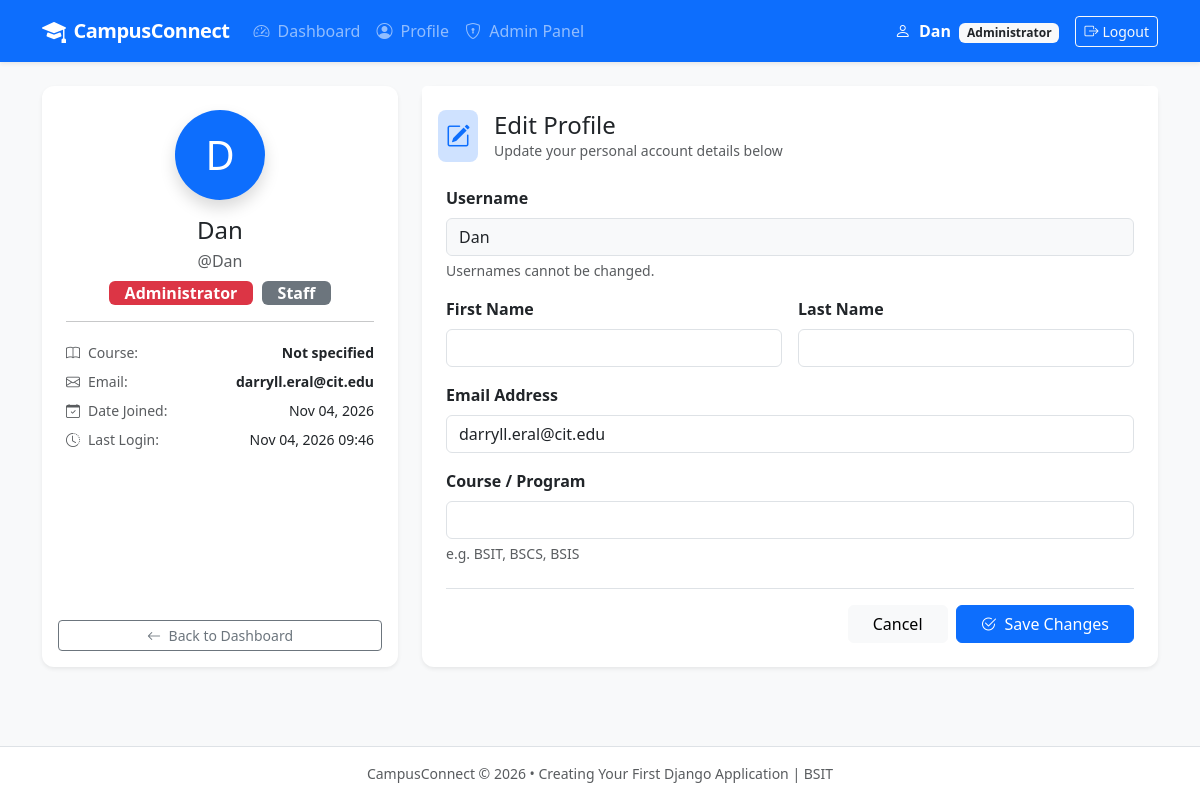
Before: /accounts/profile/ (signed in) with the older database file.
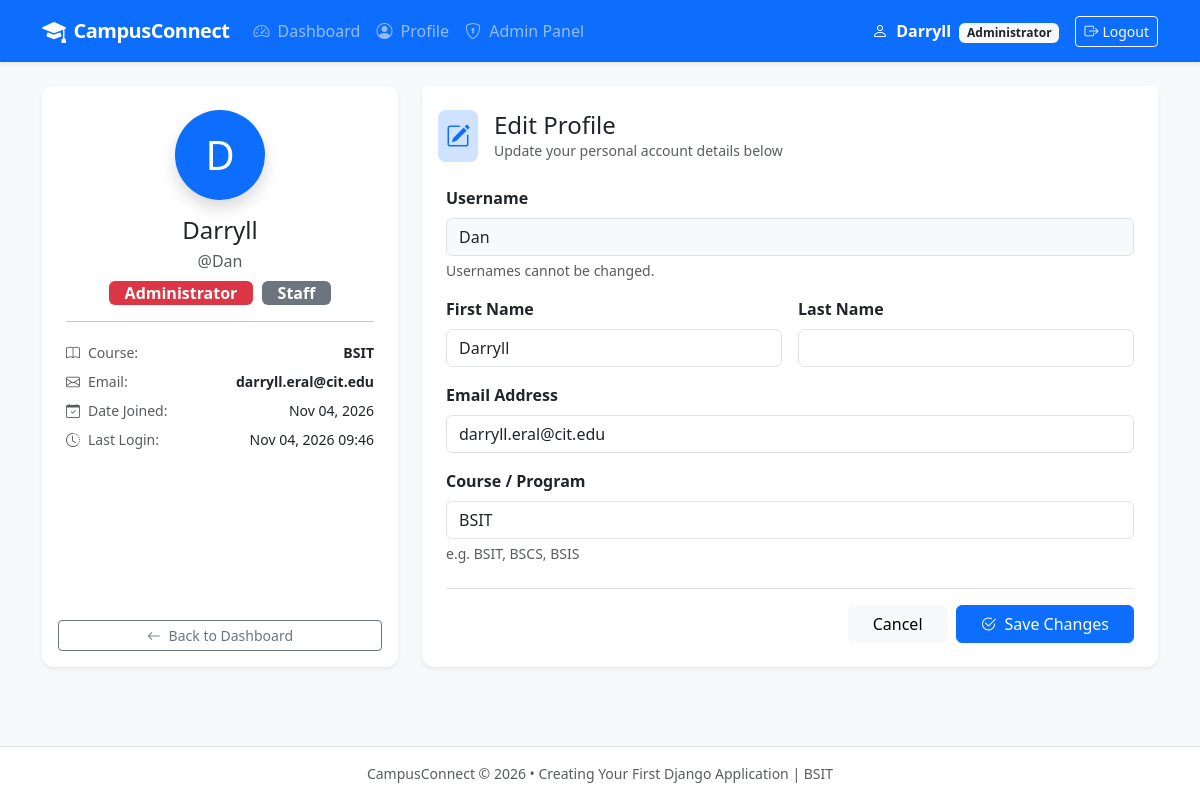
After: the same page with the newer database file.
### accounts/models.py (models this page shows, shortened)
class CustomUser(AbstractUser):
    class Role(models.TextChoices):
        STUDENT = "student", "Student"
        INSTRUCTOR = "INSTRUCTOR", "Instructor"
        ADMIN = "admin", "Administrator"
    role = models.CharField(max_length=10, choices=Role.choices, default=Role.STUDENT)
    course = models.CharField(max_length=100, blank=True, null=True)

### accounts/views.py (the view)
# urls.py: path("profile/", ProfileUpdateView.as_view(), name="profile"),
class ProfileUpdateView(LoginRequiredMixin, SuccessMessageMixin, UpdateView):
    model = CustomUser
    form_class = ProfileUpdateForm
    template_name = "accounts/profile.html"
    success_url = reverse_lazy("profile")
    success_message = "Your profile has been updated successfully!"
    def get_object(self, queryset=None):
        return self.request.user

### accounts/forms.py (shortened to what this page needs)
class ProfileUpdateForm(forms.ModelForm):
    class Meta:
        model = CustomUser
        fields = ("first_name", "last_name", "email", "course")

### templates/accounts/profile.html (shortened to what this page needs)
{% extends "base.html" %}
{% block content %}
<div class="row g-4">
    <div class="col-lg-4">
        <div class="card shadow-sm border-0 h-100">
            <div class="card-body text-center p-4">
                <div class="rounded-circle bg-primary text-white d-inline-flex align-items-center justify-content-center mb-3 shadow" style="width: 90px; height: 90px; font-size: 2.5rem;">
                    {{ user.first_name|first|default:user.username|first|upper }}
                </div>
                <h4 class="card-title mb-1">{{ user.get_full_name|default:user.username }}</h4>
                <p class="text-muted mb-2">@{{ user.username }}</p>
                <div class="mb-3">
                    {% if user.role == 'admin' %}
                        <span class="badge bg-danger fs-6 px-3 py-1">Administrator</span>
                    {% elif user.role == 'INSTRUCTOR' %}
                        <span class="badge bg-warning text-dark fs-6 px-3 py-1">Instructor</span>
                    {% else %}
                        <span class="badge bg-info text-dark fs-6 px-3 py-1">Student</span>
                    {% endif %}
                    {% if user.is_staff %}
                        <span class="badge bg-secondary fs-6 px-3 py-1 ms-1">Staff</span>
                    {% endif %}
                </div>
                <hr class="my-3">
                <div class="text-start small">
                    <div class="d-flex justify-content-between py-1">
                        <span class="text-muted"><i class="bi bi-book me-2"></i>Course:</span>
                        <strong class="text-end">{{ user.course|default:"Not specified" }}</strong>
                    </div>
                    <div class="d-flex justify-content-between py-1">
                        <span class="text-muted"><i class="bi bi-envelope me-2"></i>Email:</span>
                        <strong class="text-end text-truncate ms-2" style="max-width: 180px;">{{ user.email|default:"Not set" }}</strong>
                    </div>
                    <div class="d-flex justify-content-between py-1">
                        <span class="text-muted"><i class="bi bi-calendar-check me-2"></i>Date Joined:</span>
                        <span>{{ user.date_joined|date:"M d, Y" }}</span>
                    </div>
                    <div class="d-flex justify-content-between py-1">
                        <span class="text-muted"><i class="bi bi-clock-history me-2"></i>Last Login:</span>
                        <span>{{ user.last_login|date:"M d, Y H:i"|default:"Never" }}</span>
                    </div>
                </div>
            </div>
            <div class="card-footer bg-transparent border-0 text-center pb-3">
                <a href="{% url 'dashboard' %}" class="btn btn-outline-secondary btn-sm w-100">
                    <i class="bi bi-arrow-left me-1"></i> Back to Dashboard
                </a>
            </div>
        </div>
    </div>
    <div class="col-lg-8">
        <div class="card shadow-sm border-0">
            <div class="card-header bg-white border-0 pt-4 pb-0">
                <div class="d-flex align-items-center">
                    <div class="p-2 bg-primary-subtle text-primary rounded-3 me-3">
                        <i class="bi bi-pencil-square fs-4"></i>
                    </div>
                    <div>
                        <h4 class="card-title mb-0">Edit Profile</h4>
                        <p class="text-muted small mb-0">Update your personal account details below</p>
                    </div>
                </div>
            </div>
            <div class="card-body p-4">
                <form method="post" novalidate>
                    <div class="row g-3">
                        <div class="col-12">
                            <label class="form-label fw-semibold">Username</label>
                            <input type="text" class="form-control bg-light" value="{{ user.username }}" readonly disabled>
                            <div class="form-text">Usernames cannot be changed.</div>
                        </div>
                        <div class="col-md-6">
                            <label for="{{ form.first_name.id_for_label }}" class="form-label fw-semibold">First Name</label>
                            {{ form.first_name }}
                        </div>
                        <div class="col-md-6">
                            <label for="{{ form.last_name.id_for_label }}" class="form-label fw-semibold">Last Name</label>
                            {{ form.last_name }}
                        </div>
                        <div class="col-12">
                            <label for="{{ form.email.id_for_label }}" class="form-label fw-semibold">Email Address</label>
                            {{ form.email }}
                        </div>
                        <div class="col-12">
                            <label for="{{ form.course.id_for_label }}" class="form-label fw-semibold">Course / Program</label>
                            {{ form.course }}
                            <div class="form-text">e.g. BSIT, BSCS, BSIS</div>
                        </div>
                    </div>
                    <div class="d-flex gap-2 justify-content-end mt-4 pt-3 border-top">
                        <a href="{% url 'dashboard' %}" class="btn btn-light px-4">Cancel</a>
                        <button type="submit" class="btn btn-primary px-4 d-flex align-items-center gap-2">
                            <i class="bi bi-check2-circle"></i> Save Changes
                        </button>
                    </div>
                </form>
            </div>
        </div>
    </div>
</div>
{% endblock %}

### templates/base.html (shortened to what this page needs)
<!DOCTYPE html>
<html lang="en">
<head>
    <link href="https://cdn.jsdelivr.net/npm/bootstrap@5.3.3/dist/css/bootstrap.min.css" rel="stylesheet">
    <link rel="stylesheet" href="https://cdn.jsdelivr.net/npm/bootstrap-icons@1.11.3/font/bootstrap-icons.min.css">
</head>
<body>
    <nav class="navbar navbar-expand-lg navbar-dark bg-primary shadow-sm">
        <div class="container">
            <a class="navbar-brand d-flex align-items-center" href="{% if user.is_authenticated %}{% url 'dashboard' %}{% else %}{% url 'login' %}{% endif %}">
                <i class="bi bi-mortarboard-fill me-2 fs-4"></i>
                <span>CampusConnect</span>
            </a>
            <div class="collapse navbar-collapse" id="navbarContent">
                <ul class="navbar-nav me-auto mb-2 mb-lg-0">
                    {% if user.is_authenticated %}
                        <li class="nav-item">
                            <a class="nav-link" href="{% url 'dashboard' %}">
                                <i class="bi bi-speedometer2 me-1"></i> Dashboard
                            </a>
                        </li>
                        <li class="nav-item">
                            <a class="nav-link" href="{% url 'profile' %}">
                                <i class="bi bi-person-circle me-1"></i> Profile
                            </a>
                        </li>
                        {% if user.role == 'admin' %}
                        <li class="nav-item">
                            <a class="nav-link" href="{% url 'admin_panel' %}">
                                <i class="bi bi-shield-lock me-1"></i> Admin Panel
                            </a>
                        </li>
                        {% endif %}
                    {% endif %}
                </ul>
                <div class="d-flex align-items-center gap-2">
                    {% if user.is_authenticated %}
                        <span class="navbar-text text-white me-2">
                            <i class="bi bi-person me-1"></i>
                            <strong>{{ user.first_name|default:user.username }}</strong>
                            <span class="badge bg-light text-dark ms-1">{{ user.get_role_display }}</span>
                        </span>
                        <form method="post" action="{% url 'logout' %}" class="d-inline m-0">
                            <button type="submit" class="btn btn-outline-light btn-sm d-flex align-items-center gap-1">
                                <i class="bi bi-box-arrow-right"></i> Logout
                            </button>
                        </form>
                    {% endif %}
                </div>
            </div>
        </div>
    </nav>
    <main class="container py-4">
        {% block content %}
        {% endblock %}
    </main>
    <footer class="bg-white border-top py-3 mt-auto text-center text-muted small">
        <div class="container">
            <p class="mb-0">CampusConnect &copy; 2026 &bull; Creating Your First Django Application | BSIT</p>
        </div>
    </footer>
</body>
</html>

### templates/base.html (style rules this page uses)
body { min-height: 100vh; display: flex; flex-direction: column; background-color: #f8f9fa; }
main { flex: 1 0 auto; }
.navbar-brand { font-weight: 700; letter-spacing: -0.5px; }
.card { border-radius: 0.75rem; }

Changed rows visible on the page:
changed CustomUser "Dan": first_name "Dan" → "Darryll"; get_full_name "Dan" → "Darryll"; course "Not specified" → "BSIT"; first_name (not shown) → "Darryll"; course (not shown) → "BSIT"
